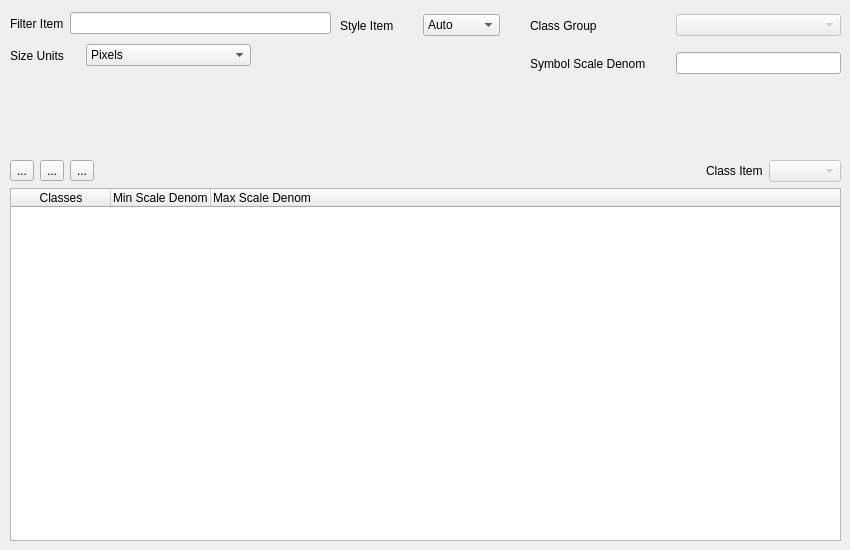
  <widget class="QWidget" name="classesTab">
   <attribute name="title">
    <string>Classes</string>
   </attribute>
   <widget class="QWidget" name="horizontalLayoutWidget_7">
    <property name="geometry">
     <rect>
      <x>10</x>
      <y>10</y>
      <width>321</width>
      <height>27</height>
     </rect>
    </property>
    <layout class="QHBoxLayout" name="horizontalLayout_9">
     <item>
      <widget class="QLabel" name="mf_filterItem_label">
       <property name="text">
        <string>Filter Item</string>
       </property>
      </widget>
     </item>
     <item>
      <widget class="QLineEdit" name="mf_filterItem_value"/>
     </item>
    </layout>
   </widget>
   <widget class="QWidget" name="horizontalLayoutWidget">
    <property name="geometry">
     <rect>
      <x>10</x>
      <y>40</y>
      <width>241</width>
      <height>31</height>
     </rect>
    </property>
    <layout class="QHBoxLayout" name="horizontalLayout">
     <item>
      <widget class="QLabel" name="mf_size_label">
       <property name="maximumSize">
        <size>
         <width>70</width>
         <height>16777215</height>
        </size>
       </property>
       <property name="text">
        <string>Size Units</string>
       </property>
      </widget>
     </item>
     <item>
      <widget class="QComboBox" name="mf_size_box">
       <item>
        <property name="text">
         <string>Pixels</string>
        </property>
       </item>
       <item>
        <property name="text">
         <string>Meters</string>
        </property>
       </item>
       <item>
        <property name="text">
         <string>Kilometers</string>
        </property>
       </item>
       <item>
        <property name="text">
         <string>Miles</string>
        </property>
       </item>
       <item>
        <property name="text">
         <string>Feet</string>
        </property>
       </item>
       <item>
        <property name="text">
         <string>Inches</string>
        </property>
       </item>
       <item>
        <property name="text">
         <string>Nauticalmiles</string>
        </property>
       </item>
      </widget>
     </item>
    </layout>
   </widget>
   <widget class="QWidget" name="horizontalLayoutWidget_4">
    <property name="geometry">
     <rect>
      <x>340</x>
      <y>10</y>
      <width>160</width>
      <height>31</height>
     </rect>
    </property>
    <layout class="QHBoxLayout" name="horizontalLayout_6">
     <item>
      <widget class="QLabel" name="mf_styleitem_label">
       <property name="text">
        <string>Style Item</string>
       </property>
      </widget>
     </item>
     <item>
      <widget class="QComboBox" name="mf_styleitem_combo">
       <item>
        <property name="text">
         <string>Auto</string>
        </property>
       </item>
      </widget>
     </item>
    </layout>
   </widget>
   <widget class="QWidget" name="horizontalLayoutWidget_8">
    <property name="geometry">
     <rect>
      <x>530</x>
      <y>50</y>
      <width>311</width>
      <height>27</height>
     </rect>
    </property>
    <layout class="QHBoxLayout" name="horizontalLayout_33">
     <item>
      <widget class="QLabel" name="mf_symbolScaleDenom_label">
       <property name="minimumSize">
        <size>
         <width>140</width>
         <height>0</height>
        </size>
       </property>
       <property name="maximumSize">
        <size>
         <width>140</width>
         <height>16777215</height>
        </size>
       </property>
       <property name="text">
        <string>Symbol Scale Denom</string>
       </property>
      </widget>
     </item>
     <item>
      <widget class="QLineEdit" name="mf_symbolScaleDenom_edit"/>
     </item>
    </layout>
   </widget>
   <widget class="QWidget" name="horizontalLayoutWidget_31">
    <property name="geometry">
     <rect>
      <x>530</x>
      <y>10</y>
      <width>311</width>
      <height>31</height>
     </rect>
    </property>
    <layout class="QHBoxLayout" name="horizontalLayout_42">
     <item>
      <widget class="QLabel" name="mf_classgroup_label">
       <property name="minimumSize">
        <size>
         <width>140</width>
         <height>0</height>
        </size>
       </property>
       <property name="maximumSize">
        <size>
         <width>140</width>
         <height>16777215</height>
        </size>
       </property>
       <property name="text">
        <string>Class Group</string>
       </property>
      </widget>
     </item>
     <item>
      <widget class="QComboBox" name="mf_classgroup_combo">
       <property name="enabled">
        <bool>false</bool>
       </property>
      </widget>
     </item>
    </layout>
   </widget>
   <widget class="QWidget" name="verticalLayoutWidget_3">
    <property name="geometry">
     <rect>
      <x>10</x>
      <y>160</y>
      <width>831</width>
      <height>381</height>
     </rect>
    </property>
    <layout class="QVBoxLayout" name="verticalLayout_12">
     <item>
      <layout class="QHBoxLayout" name="horizontalLayout_5">
       <item>
        <widget class="QToolButton" name="class_add_button">
         <property name="text">
          <string>...</string>
         </property>
        </widget>
       </item>
       <item>
        <widget class="QToolButton" name="class_remove_button">
         <property name="text">
          <string>...</string>
         </property>
        </widget>
       </item>
       <item>
        <widget class="QToolButton" name="class_edit_button">
         <property name="text">
          <string>...</string>
         </property>
        </widget>
       </item>
       <item>
        <spacer name="horizontalSpacer">
         <property name="orientation">
          <enum>Qt::Horizontal</enum>
         </property>
         <property name="sizeHint" stdset="0">
          <size>
           <width>40</width>
           <height>20</height>
          </size>
         </property>
        </spacer>
       </item>
       <item>
        <layout class="QHBoxLayout" name="horizontalLayout_43">
         <item>
          <widget class="QLabel" name="mf_classitem_label">
           <property name="text">
            <string>Class Item</string>
           </property>
          </widget>
         </item>
         <item>
          <widget class="QComboBox" name="comboBox_2">
           <property name="enabled">
            <bool>false</bool>
           </property>
          </widget>
         </item>
        </layout>
       </item>
      </layout>
     </item>
     <item>
      <widget class="QTreeWidget" name="mf_class_tree">
       <column>
        <property name="text">
         <string>Classes</string>
        </property>
        <property name="textAlignment">
         <set>AlignHCenter|AlignVCenter|AlignCenter</set>
        </property>
       </column>
       <column>
        <property name="text">
         <string>Min Scale Denom</string>
        </property>
       </column>
       <column>
        <property name="text">
         <string>Max Scale Denom</string>
        </property>
       </column>
      </widget>
     </item>
    </layout>
   </widget>
  </widget>
